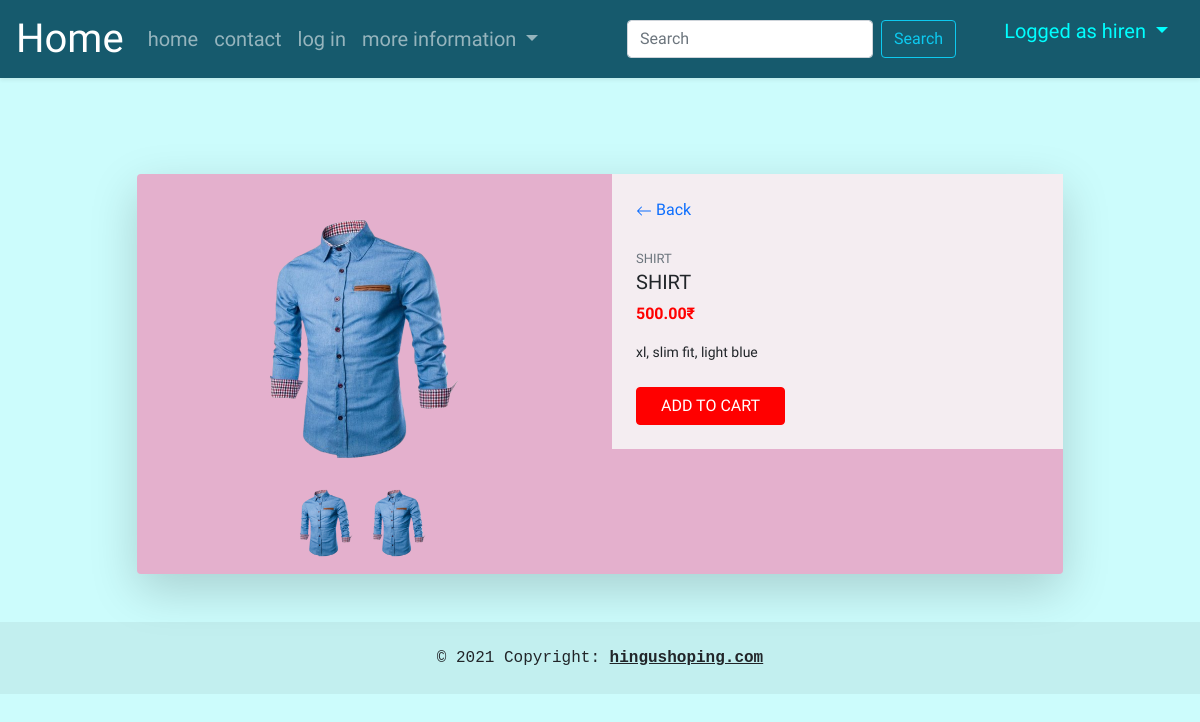
The app's page /products/3 (signed in) with its own data.
### app1/models.py (models this page shows, shortened)
class Signup(models.Model):
    name = models.CharField(max_length=100)
    mail = models.EmailField(max_length=254)
    phone = models.IntegerField(default=0)
    pswd = models.CharField(max_length=50)
    vendor = models.BooleanField(verbose_name=("Is a vendor"),default=False)
    def __str__(self):
        return self.name

class Product(models.Model):
    name = models.CharField(max_length=10,default="")
    price = models.DecimalField(max_digits=12,decimal_places=2,default=0)
    des = models.TextField(max_length=300,default="")
    image = models.ImageField(upload_to='images/products')
    review = models.TextField(max_length=350)

### app1/views.py (the view)
# urls.py: path('products/<int:no>',product_view,name='product_url'),
def product_view(request,no):
    if 'id' not in request.session.keys():
        messages.info(request, "You have to login first!!")
        return redirect('/signin/')
    pro = Product.objects.get(id=no)
    return render(request,'product_view.html',{'q':pro})

### app1/templatetags/base1_tags.py (called while the page is built)
@register.simple_tag
def user_details(request):
    user = views.user_details_view(request)
    return user

### app1/views.py (called while the page is built)
def user_details_view(request):
    if 'id' in request.session.keys():
        try:
            user = Signup.objects.get(id = request.session['id'])
            return user
        except:
            pass
    return ""

### app1/templates/product_view.html (shortened to what this page needs)
{% extends 'base1.html' %}
    {% block css %} {% load static %}<link rel="stylesheet" href='{% static "css/product_style.css" %}'> <script src="{% static 'js/product_view_script.js' %}"></script>{% endblock %}
    {% block content %}
    <div class="container mt-5 mb-5 ">
        <div class="row d-flex justify-content-center ">
            <div class="col-md-10 ">
                <div class="card shadow-lg" style="background-color: rgb(228, 176, 205);">
                    <div class="row">
                        <div class="col-md-6">
                            <div class="images p-3">
                                <div class="text-center p-4"> <img id="main-image" src="{{q.image.url}}" width="250" /> </div>
                                <div class="thumbnail text-center"> <img onclick="change_image(this)" src="{{q.image.url}}" width="70"> <img onclick="change_image(this)" src="{{q.image.url}}" width="70"> </div>
                            </div>
                        </div>
                        <div class="col-md-6">
                            <div class="product p-4">
                                <div class="d-flex justify-content-between align-items-center">
                                    <div class="d-flex align-items-center">
                                        <a href="{% url 'products_url' %}" style="text-decoration:none ;">
                                            <svg xmlns="http://www.w3.org/2000/svg" width="16" height="16" fill="currentColor" class="bi bi-arrow-left" viewBox="0 0 16 16">
                                                <path fill-rule="evenodd" d="M15 8a.5.5 0 0 0-.5-.5H2.707l3.147-3.146a.5.5 0 1 0-.708-.708l-4 4a.5.5 0 0 0 0 .708l4 4a.5.5 0 0 0 .708-.708L2.707 8.5H14.5A.5.5 0 0 0 15 8z"/>
                                            </svg>
                                            <span class="ml-1">Back</span> </div>
                                </div>
                                <div class="mt-4 mb-3"> <span class="text-uppercase text-muted brand">{{q.name}}</span>
                                    <h5 class="text-uppercase">{{q.name}}</h5>
                                    <div class="price d-flex flex-row align-items-center"> <span class="act-price">{{q.price}}&#8377;</span>
                                    </div>
                                </div>
                                <p class="about">{{q.des}}</p>
                                <div class="cart mt-4 align-items-center"> <button class="btn btn-danger text-uppercase mr-2 px-4">Add to cart</button>   </div>
                            </div>
                        </div>
                    </div>
                </div>
            </div>
        </div>
    </div>
    {% endblock %}

### templates/base1.html (shortened to what this page needs)
{% load base1_tags %}
<!DOCTYPE html>
<html lang="en">
<head>
    <link href="https://cdn.jsdelivr.net/npm/bootstrap@5.0.2/dist/css/bootstrap.min.css" rel="stylesheet">
    {% load static %}
    <link rel="stylesheet" href="{% static 'css/navbar_style.css' %} ">
    {% block css %}
    {% endblock %}
  </head>
<body onload="navactive()" style="background-color:#ccfcfc">
    <nav class="navbar navbar-expand-lg  navbar-dark shadow-sm p-1 mb-5" style="background-color:#165a6d;">
        <div class="container-fluid">
          <a class="navbar-brand" href="{% url 'home' %}" style="font-size: 40px;">Home</a>
          <div class="collapse navbar-collapse" id="navbarSupportedContent">
            <ul class="navbar-nav me-auto mb-2 mb-lg-0" id="navbarlist">
              <li class="nav-item">
                <a class="nav-link" aria-current="page" href="{% url 'home' %}" home >home</a>
              </li>
              <li class="nav-item">
                <a class="nav-link" href="{% url 'contact' %}" contact>contact</a>
              </li>
              <li class="nav-item ">
                <a class="nav-link " href="{% url 'signin' %}" signin >log in</a>
              </li>
              <li class="nav-item dropdown">
                <a class="nav-link dropdown-toggle"  id="navbarDropdown" role="button" data-bs-toggle="dropdown" aria-expanded="false" moreinfo >
                  more information
                </a>
              </li>
            </ul>
            <form class="d-flex" id="search_form" role="search" method="get" >
              <input class="form-control me-2" type="search" name="search" placeholder="Search" aria-label="Search">
              <button class="btn btn-outline-info" type="submit">Search</button>
            </form>
            <ul>
              <li class="nav-item dropdown" style="list-style: none;">
                <a class="nav-link dropdown-toggle " style="color:aqua;" id="navbarDropdown" role="button" data-bs-toggle="dropdown" aria-expanded="false" moreinfo >
                  Logged as {% user_details request %}
                </a>
              </li>
            </ul>
          </div>
        </div>
      </nav>
    {% block content %}{% endblock  %}
      <footer>
        <div class="text-center p-4" style="background-color: rgba(0, 0, 0, 0.05);font-family:'Courier New', Courier, monospace">
          © 2021 Copyright:
          <a class="text-reset fw-bold" href="{% url 'home' %}">hingushoping.com</a>
        </div>
      </footer>
    </body>
    </html>

### static/css/navbar_style.css (style rules this page uses)
nav { font-family: "Yellowtail", cursive; }
.nav-link,.dropdown-item { font-size: 20px; }
.d-flex { font-family: 'Comfortaa' , cursive; }

### app1/static/css/product_style.css (style rules this page uses)
body { font-family: "Comfortaa", cursive; }
.card { border: none; }
.product { background-color: rgb(244, 237, 241); }
.brand { font-size: 13px; }
.act-price { color: red; font-weight: 700; }
.about { font-size: 14px; }
.btn-danger { background-color: #ff0000 !important; border-color: #ff0000 !important; }

### records on screen
Signup: name "hiren"
Product: image (picture), name "SHIRT", price "500.00", des "xl, slim fit, light blue"
